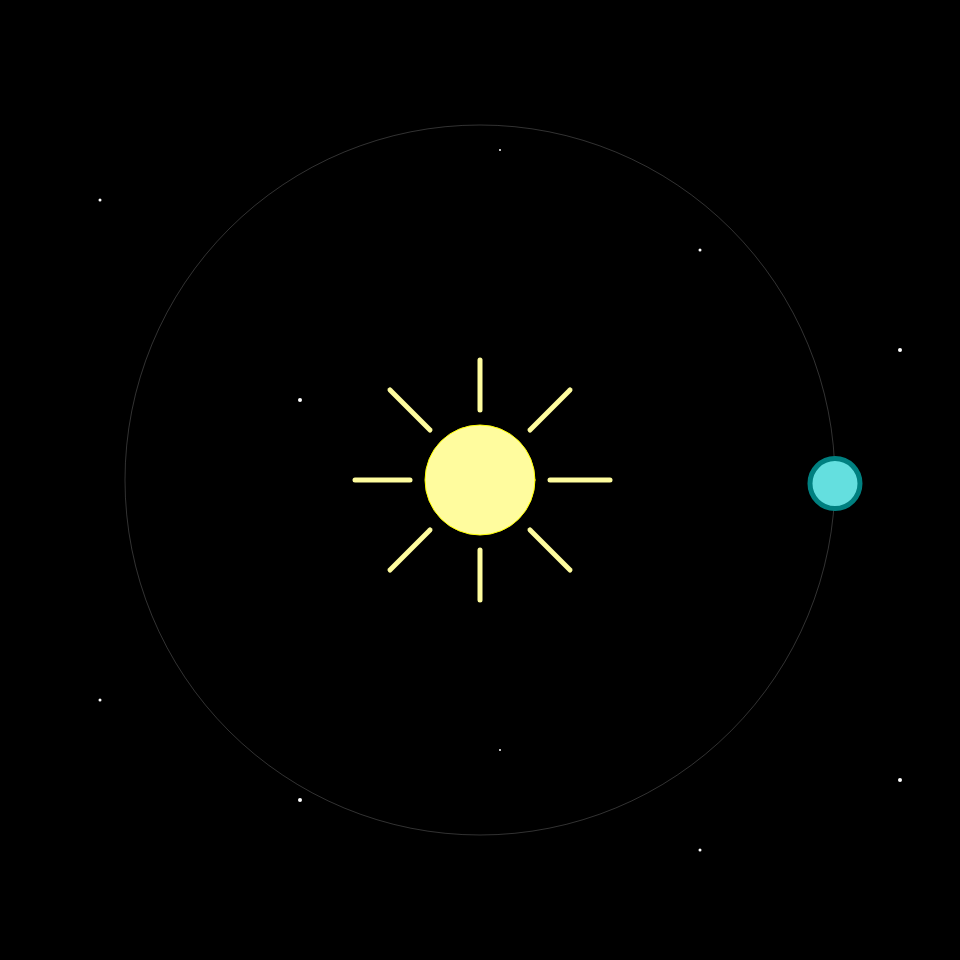
Frame 1 (no input)
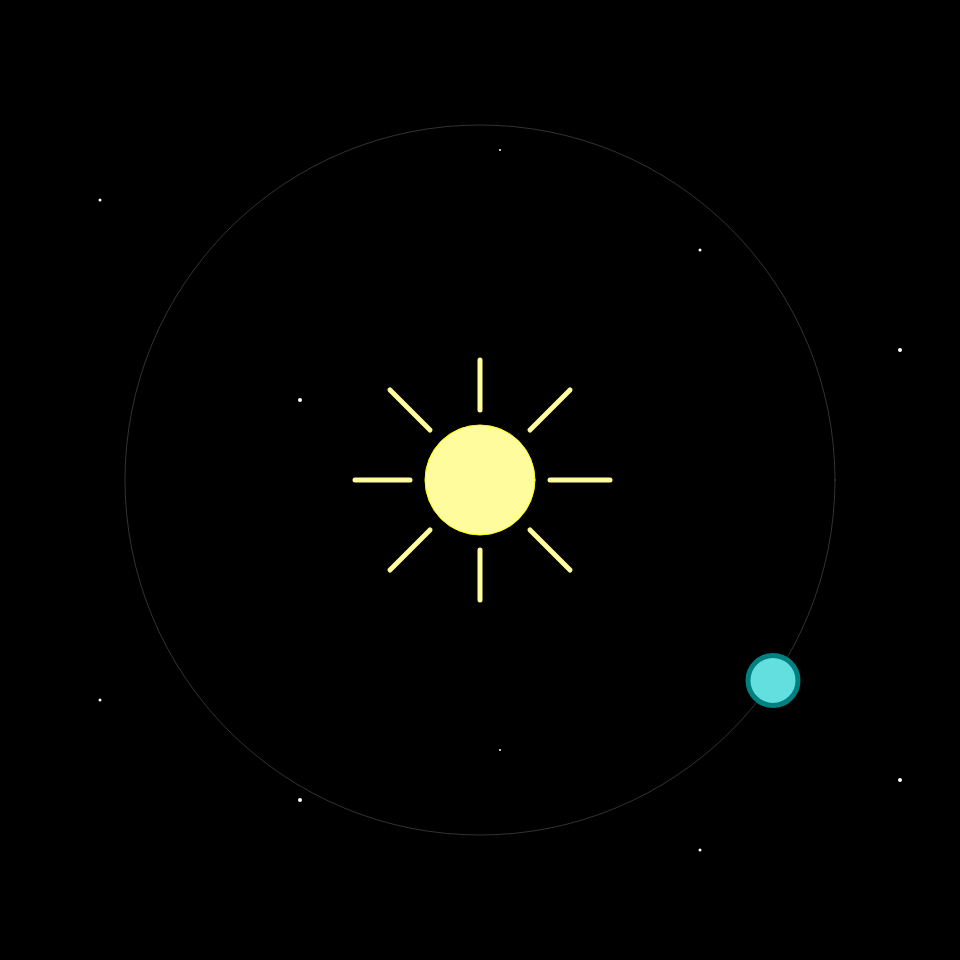
Frame 60 (no input)
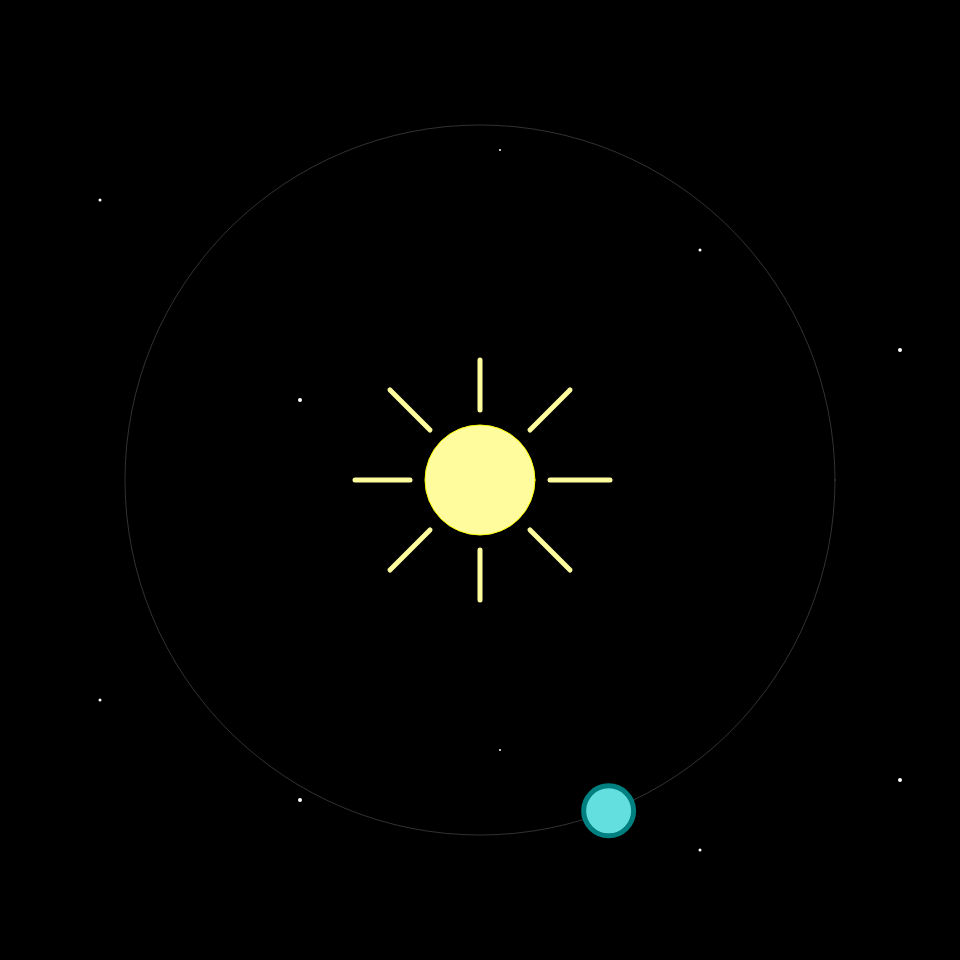
Frame 120 (the mouse pressed at the canvas centre since frame 60)

The p5.js sketch that drew these frames (run headless with seeded random() and noise() and a simulated clock; from frame 60 on, the mouse is pressed at the canvas centre):

// p5.js sketch
// ── sketch.js
// Adam's version
// runs once at the beginning
function setup() {
  createCanvas(960, 960);
}

// runs once each time the browser window is resized
function windowResized() {
  resizeCanvas(960, 960);
}

// runs continuously - main render loop
function draw() {
  background(0);

  // small stars
  fill(255);
  noStroke();

  // stars in the upper area
  circle(100, 200, 3);
  circle(300, 400, 4);
  circle(500, 150, 2);
  circle(700, 250, 3);
  circle(900, 350, 4);

  // stars in the bottom area
  circle(100, 700, 3);
  circle(300, 800, 4);
  circle(500, 750, 2);
  circle(700, 850, 3);
  circle(900, 780, 4);

  //orbit rings
  stroke(255, 255, 255, 50);
  strokeWeight(1);
  noFill();

  circle(480, 480, 710); // green planet


  //sun
  fill(255, 252, 158);
  stroke("yellow");
  circle(480, 480, 110); //suns center

  // sun rays
  stroke(255, 252, 158);
  strokeWeight(5);
  

  // horizontal and vertical rays
  line(480, 410, 480, 360); // vertical above the sun
  line(480, 550, 480, 600); // vertical below the sun
  line(410, 480, 355, 480); // left horizontal
  line(550, 480, 610, 480); // right horizontal

  // diagonal rays
  line(430, 430, 390, 390); // top-left diagonal ray
  line(530, 430, 570, 390); // top-right diagonal ray
  line(430, 530, 390, 570); // bottom-left diagonal ray
  line(530, 530, 570, 570); // bottom-right diagonal ray

  //green planet
  push();
  theta = (frameCount * 0.01) % 360; // gets the remainder of the current frame count
  radius = 710/2;
  x = radius * cos(theta);
  y = radius * sin(theta);
  print(x);
  print(y);
  translate(x, y);

  fill(100, 223, 223);
  stroke("teal");
  circle(480, 480, 50);
  pop();
}
